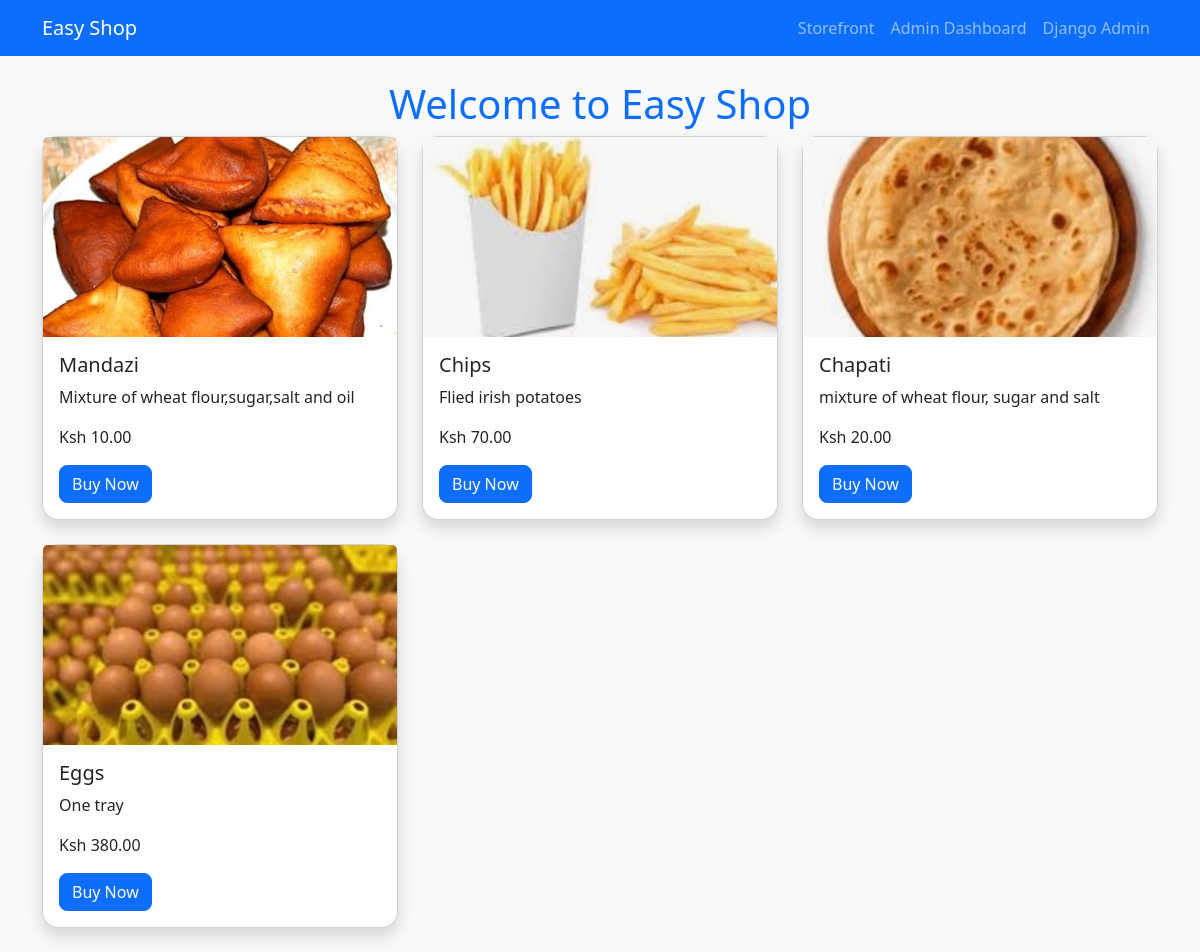
The page / on the database its author committed.
### shop/models.py (models this page shows, shortened)
class Product(models.Model):
    name = models.CharField(max_length=200)
    description = models.TextField()
    price = models.DecimalField(max_digits=8, decimal_places=2)
    image = models.ImageField(upload_to='products/')
    available = models.BooleanField(default=True)

### shop/views.py (the view)
# urls.py: 2. Add a URL to urlpatterns:  path('', views.home, name='home')
def home(request):
    products = Product.objects.filter(available=True)
    return render(request, 'home.html', {'products': products})

### shop/templates/home.html
{% extends 'base.html' %}
{% block content %}
<h1 class="text-center">Welcome to Easy Shop</h1>
<div class="row">
    {% for product in products %}
    <div class="col-md-4">
        <div class="card mb-4 shadow">
            <img src="{{ product.image.url }}" class="card-img-top">
            <div class="card-body">
                <h5 class="card-title">{{ product.name }}</h5>
                <p class="card-text">{{ product.description|truncatechars:100 }}</p>
                <p class="card-text">Ksh {{ product.price }}</p>
                <a href="{% url 'product_detail' product.pk %}" class="btn btn-primary">Buy Now</a>
            </div>
        </div>
    </div>
    {% endfor %}
</div>
{% endblock %}

### shop/templates/base.html (shortened to what this page needs)
{% load static %}
<!DOCTYPE html>
<html lang="en">
<head>
    <link href="https://cdn.jsdelivr.net/npm/bootstrap@5.3.2/dist/css/bootstrap.min.css" rel="stylesheet">
    <link rel="stylesheet" href="{% static 'shop/style.css' %}">
</head>
<body>
<nav class="navbar navbar-expand-lg navbar-dark bg-primary">
  <div class="container">
    <a class="navbar-brand" href="/">Easy Shop</a>
    <div class="collapse navbar-collapse" id="navbarNav">
      <ul class="navbar-nav ms-auto">
        <li class="nav-item">
          <a class="nav-link" href="/">Storefront</a>
        </li>
        <li class="nav-item">
          <a class="nav-link" href="/admin-dashboard/">Admin Dashboard</a>
        </li>
        <li class="nav-item">
          <a class="nav-link" href="/admin/">Django Admin</a>
        </li>
      </ul>
    </div>
  </div>
</nav>
<div class="container mt-4">
    {% block content %}{% endblock %}
</div>
</body>
</html>

### shop/static/shop/style.css (style rules this page uses)
body { background-color: #f8f9fa; }
.card-img-top { height: 200px; object-fit: cover; }
h1, h2 { color: #0d6efd; }
.card { border-radius: 1rem; }
.btn { border-radius: 0.5rem; }

### rows shown on the page
Product: image (picture), name "Mandazi", description "Mixture of wheat flour,sugar,salt and oil", price "10.00"
Product: image (picture), name "Chips", description "Flied irish potatoes", price "70.00"
Product: image (picture), name "Chapati", description "mixture of wheat flour, sugar and salt", price "20.00"
Product: image (picture), name "Eggs", description "One tray", price "380.00"
